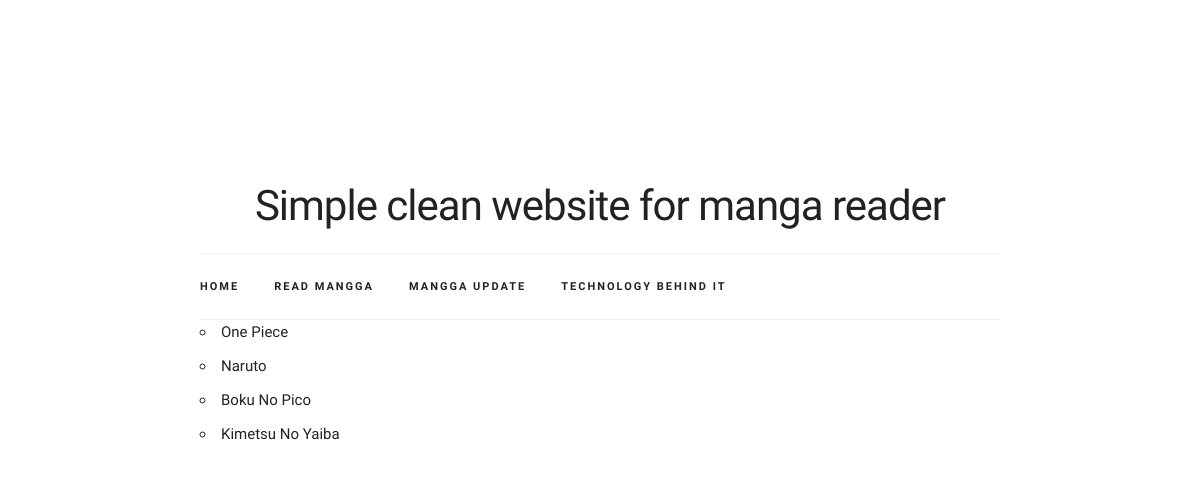
/mangareader/, run on an earlier commit of the app's database.
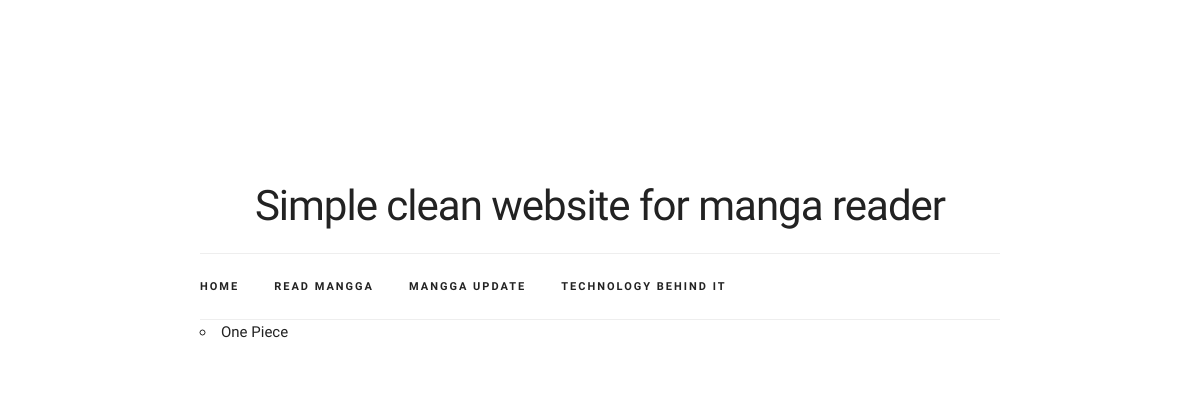
And on a later commit of the database.
### mangareader/models.py (models this page shows, shortened)
class MangaList(models.Model):
    title = models.CharField(max_length=200)
    author = models.ForeignKey(
        'auth.User',
        on_delete=models.CASCADE,
        )
    body = models.TextField()

### mangareader/views.py (the view)
# urls.py: path('', MangaReaderView.as_view(), name='mangareader')
class MangaReaderView(ListView):
    model = MangaList
    template_name = "mangareader/mangareader.html"
    context_object_name = "manga_list"

### templates/mangareader/mangareader.html
{% extends 'base.html' %}
{% block content %}
<ul>
	{% for manga in manga_list %}
	<li>{{ manga.title }}</li>
	{% endfor %}
</ul>
{% endblock content %}

What changed in the data, as far as the page shows it:
removed MangaList: title "Naruto"
removed MangaList: title "Boku No Pico"
removed MangaList: title "Kimetsu No Yaiba"
